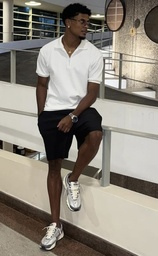
#> input picture images/imagem1.jpeg, 158 x 256 px, shrunk from 736 x 1190 before the run
$ python questao1_filtros_espaciais.py --input ../images/imagem1.jpeg
#> lines starting #> are read from the running program, lines starting #| are printed output that depends on the picture
import os
import json
from math import exp
import numpy as np
from PIL import Image

def ensure_dir(path):
    os.makedirs(path, exist_ok=True)

def load_gray(path):
#> called with path = '../images/imagem1.jpeg'
    img = Image.open(path).convert('L')
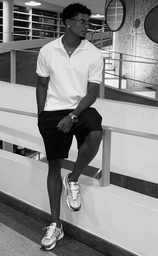
#> img: PIL image 158x256 L; min 0, max 255, mean 135.1
    return np.array(img, dtype=np.float32)

def save_u8(arr, path):
    arr = np.clip(arr, 0, 255).astype(np.uint8)
    Image.fromarray(arr).save(path)

def pad_image(img, ph, pw, mode='reflect'):
    if mode == 'zero':
        padded = np.zeros((img.shape[0]+2*ph, img.shape[1]+2*pw), dtype=img.dtype)
        padded[ph:ph+img.shape[0], pw:pw+img.shape[1]] = img
        return padded
    return np.pad(img, ((ph,ph),(pw,pw)), mode='reflect')

def convolve2d(img, kernel, pad_mode='reflect'):
    kh, kw = kernel.shape
    ph, pw = kh//2, kw//2
    padded = pad_image(img, ph, pw, pad_mode)
    out = np.zeros_like(img, dtype=np.float32)
    k = np.flip(np.flip(kernel, axis=0), axis=1)
    for y in range(img.shape[0]):
        for x in range(img.shape[1]):
            out[y,x] = np.sum(padded[y:y+kh, x:x+kw] * k)
    return out

def gaussian_kernel(size, sigma):
    ax = np.arange(-size//2+1., size//2+1.)
    xx, yy = np.meshgrid(ax, ax)
    kernel = np.exp(-(xx**2+yy**2)/(2.*sigma**2))
    return kernel / np.sum(kernel)

def main():
    import argparse
    p = argparse.ArgumentParser()
    p.add_argument('--input', required=True)
    p.add_argument('--outdir', default='atividade2/saidas/saidas_questao2')
    args = p.parse_args()

    ensure_dir(args.outdir)
    img = load_gray(args.input)

    kernels = {}
    kernels['h1'] = np.ones((3,3), dtype=np.float32)/9.0
    kernels['h2'] = gaussian_kernel(5, 1.0)
    kernels['h3'] = np.array([[-1,0,1],[-2,0,2],[-1,0,1]], dtype=np.float32)
    kernels['h4'] = np.array([[-1,-2,-1],[0,0,0],[1,2,1]], dtype=np.float32)
    kernels['h5'] = np.array([[-1,0,1],[-1,0,1],[-1,0,1]], dtype=np.float32)
    kernels['h6'] = np.array([[-1,-1,-1],[0,0,0],[1,1,1]], dtype=np.float32)
    kernels['h7'] = np.array([[0,-1,0],[-1,4,-1],[0,-1,0]], dtype=np.float32)
    kernels['h8'] = np.array([[0,-1,0],[-1,5,-1],[0,-1,0]], dtype=np.float32)
    kernels['h9'] = np.array([[-2,-1,0],[-1,1,1],[0,1,2]], dtype=np.float32)
    kernels['h10'] = np.ones((5,5), dtype=np.float32)/25.0
    g5 = gaussian_kernel(5, 1.0)
    delta = np.zeros((5,5), dtype=np.float32)
    delta[2,2] = 1.0
    kernels['h11'] = delta + 1.0*(delta - g5)

    results = {}
    for name, k in kernels.items():
        out = convolve2d(img, k)
        minv, maxv = out.min(), out.max()
        if maxv > minv:
            out_vis = (out - minv) * (255.0/(maxv - minv))
        else:
            out_vis = np.clip(out, 0, 255)
        out_path = os.path.join(args.outdir, f'q1_{name}.png')
        save_u8(out_vis, out_path)
        results[name] = {
            'kernel_shape': list(k.shape),
            'min': float(minv),
            'max': float(maxv),
            'mean': float(np.mean(out)),
            'image': out_path
        }
#> this loop made 11 passes
#> (minv, maxv) on passes 1 to 11: (1.89, 249.2), (2.07, 242), (-919, 876), (-824, 884), (-692, 659), (-615, 662), (-340, 418), (-319, 638), (-713, 882), (2.12, 242.5), (-84.6, 331.4)
#> pass 1, in convolve2d, `padded = pad_image(img, ph, pw, pad_mode)`:
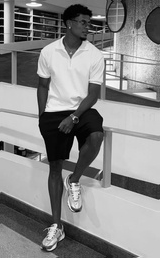
#> padded: shape (258, 160) float32; min 0, max 255, mean 134.9
#> pass 1, in main, `out = convolve2d(img, k)`:
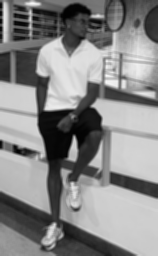
#> out: shape (256, 158) float32; min 1.89, max 249.2, mean 135.1
#> after the loop:
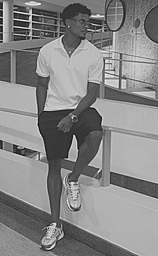
#> out: shape (256, 158) float32; min -84.6, max 331.4, mean 135.1; drawn with min black and max white
#> after the loop, results = 11 items
    json_path = os.path.join(args.outdir, 'resultados_q1.json')
    with open(json_path, 'w') as f:
        json.dump(results, f, indent=2)
    print(f'Filtros espaciais salvos em {args.outdir}')
#| Filtros espaciais salvos em atividade2/saidas/saidas_questao2

if __name__ == '__main__':
    main()

$ run again, on images/imagem4.jpeg
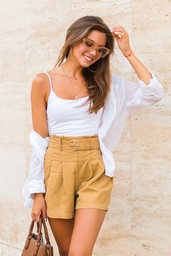
#> input picture images/imagem4.jpeg, 171 x 256 px, shrunk from 2334 x 3500 before the run
#> the loop in main, `for name, k in kernels.items():` made 11 passes
#> (minv, maxv) on passes 1 to 8: (10.56, 251), (11.81, 250.2), (-828, 698), (-428, 627), (-624, 508), (-316, 474), (-306, 265), (-249, 484)
#> pass 1, in main, `out = convolve2d(img, k)`:
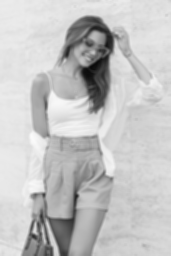
#> out: shape (256, 171) float32; min 10.56, max 251, mean 196.1
#> after the loop in main, `for name, k in kernels.items():`:
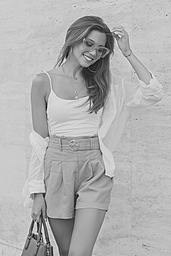
#> out: shape (256, 171) float32; min -47.51, max 303.6, mean 196.1; drawn with min black and max white
#> after the loop in main, `for name, k in kernels.items():`: results = 11 items
#| Filtros espaciais salvos em atividade2/saidas/saidas_questao2
